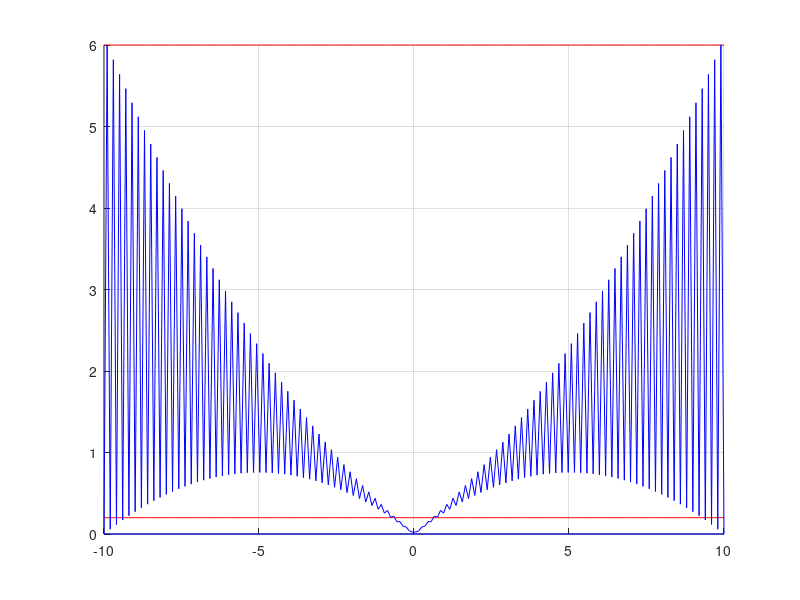

Reproduce this figure in MATLAB.
%%
a = -10;
b = 10;
size = 100;
x = linspace(a, b, size);
xx = linspace(a, b, 2 * size);
%%
f = @(x) sign(2 .* x);
F = f(xx);
fDerMax = 2;
apriori = fDerMax * (b - a) ./ (2 .* size);
apriori = apriori * ones(1, numel(xx));
nearF = interp1(x, f(x), xx, 'nearest');
grid on;
hold on;
plot(xx, apriori, '-r', xx, abs((nearF - F)), '-b');
%%
f = @(x) 3.* x .^ 2;
F = f(xx);
fDerMax = 6 .* b;
apriori = fDerMax * (b - a) ./ (2 .* size);
apriori = apriori * ones(1, numel(xx));
nearF = interp1(x, f(x), xx, 'nearest');
grid on;
hold on;
plot(xx, apriori, '-r', xx, abs((nearF - F)), '-b');
